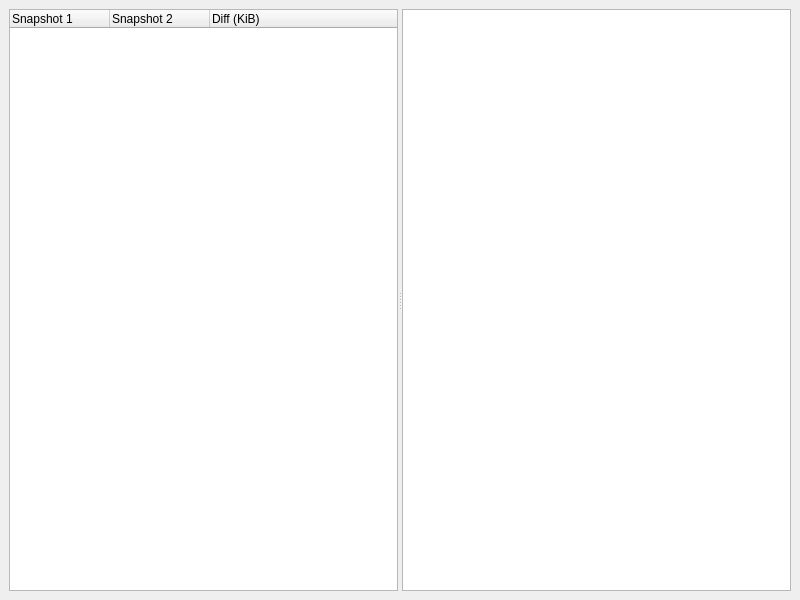
<?xml version="1.0" encoding="UTF-8"?>
<ui version="4.0">
 <class>DlgSnapshotDiffs</class>
 <widget class="QMainWindow" name="DlgSnapshotDiffs">
  <property name="geometry">
   <rect>
    <x>0</x>
    <y>0</y>
    <width>800</width>
    <height>600</height>
   </rect>
  </property>
  <property name="windowTitle">
   <string>MainWindow</string>
  </property>
  <widget class="QWidget" name="centralwidget">
   <layout class="QVBoxLayout" name="verticalLayout">
    <item>
     <widget class="QSplitter" name="splitter">
      <property name="orientation">
       <enum>Qt::Horizontal</enum>
      </property>
      <widget class="QTreeWidget" name="twDiffs">
       <column>
        <property name="text">
         <string>Snapshot 1</string>
        </property>
       </column>
       <column>
        <property name="text">
         <string>Snapshot 2</string>
        </property>
       </column>
       <column>
        <property name="text">
         <string>Diff (KiB)</string>
        </property>
       </column>
      </widget>
      <widget class="QTreeView" name="tvDiff">
       <property name="sortingEnabled">
        <bool>true</bool>
       </property>
      </widget>
     </widget>
    </item>
   </layout>
  </widget>
 </widget>
 <resources/>
 <connections/>
</ui>
